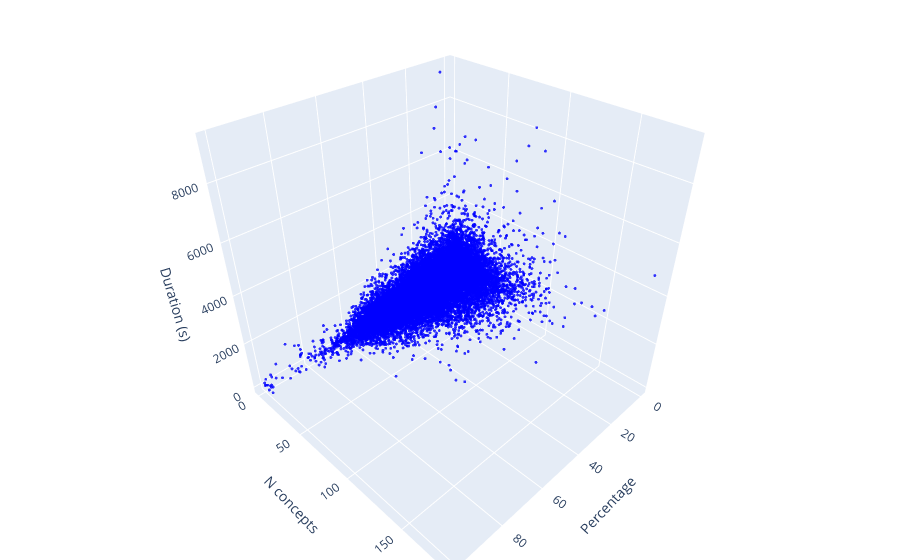

Notebook code for this chart:
### Code cell
limit = concepts_plots_df.shape[0]
symbols = ['circle' for _ in range(limit)]
colors = ['blue' for _ in range(limit)]
marker=dict(size=1, color=colors, opacity=0.8, symbol=symbols)

fig = go.Figure(data=[go.Scatter3d(x=concepts_plots_df['percentage'], y=concepts_plots_df['concepts'], z=concepts_plots_df['duration'], mode='markers', marker=marker)])
fig.update_layout(scene=dict(xaxis_title='Percentage ', yaxis_title='N concepts', zaxis_title='Duration (s)'), margin=dict(l=0, r=0, t=0, b=0))

fig.write_html("index.html")

fig.show()

### Figure 1 — Plotly figure (JSON) as saved in the notebook; plotly's stock layout.template omitted (floating-point values rounded to 4 significant figures; data arrays with more than 128 entries replaced by an {"elided": "..."} marker saying what was removed)
{"data": [{"marker": {"color": {"elided": "25149 str values"}, "opacity": 0.8, "size": 1, "symbol": {"elided": "25149 str values"}}, "mode": "markers", "type": "scatter3d", "x": {"elided": "25149 int values"}, "y": {"elided": "25149 int values"}, "z": {"elided": "25149 float values"}}], "layout": {"margin": {"b": 0, "l": 0, "r": 0, "t": 0}, "scene": {"xaxis": {"title": {"text": "Percentage "}}, "yaxis": {"title": {"text": "N concepts"}}, "zaxis": {"title": {"text": "Duration (s)"}}}}}
